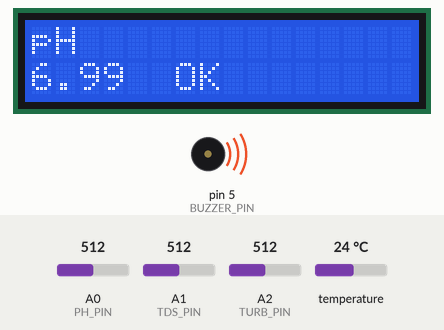
This program was run on a simulated Arduino Uno, built with avr-gcc and run on an emulated ATmega328P. On the bench: 16×2 character LCD, buzzer (waves = sounding, pin HIGH). The test bench sets the inputs (shaded band); at power-on: A0 (PH_PIN) = 512, A1 (TDS_PIN) = 512, A2 (TURB_PIN) = 512, temperature 24 °C. What the program prints to the serial monitor is not drawn.

Above: at 3.8 s.
3.9 s: A0 (PH_PIN) set to 716
At 6.2 s:
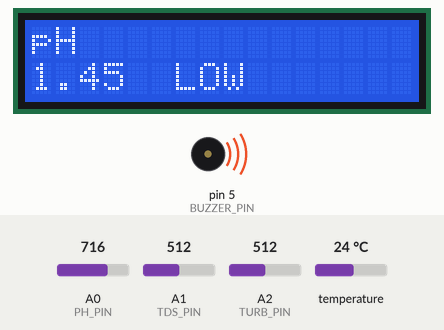
8.7 s: A1 (TDS_PIN) set to 115
At 10.4 s:
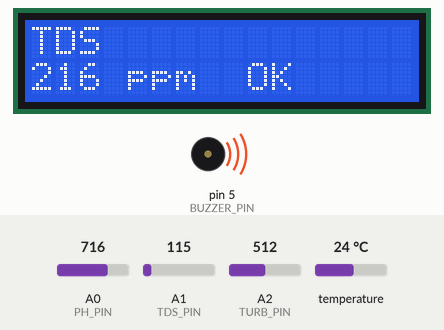
12.7 s: A2 (TURB_PIN) set to 992
At 13.5 s:
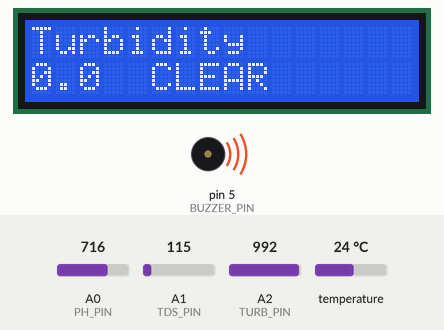
16.7 s: A0 (PH_PIN) set to 538
20.7 s: A0 (PH_PIN) set to 516
At 21.9 s:
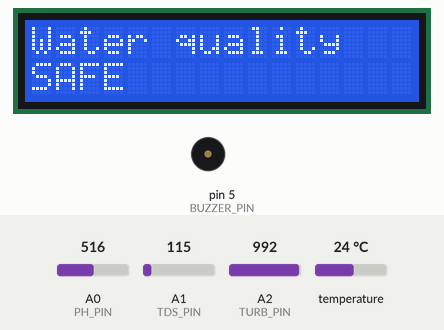
24.7 s: A0 (PH_PIN) set to 470
At 26.2 s:
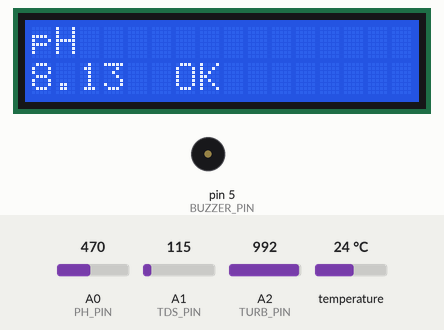
28.7 s: A0 (PH_PIN) set to 442
At 36.2 s:
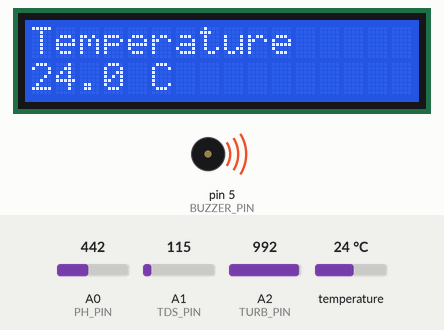
Timing chart, 0 to 37.7 s (numbered marks = the images above; inputs shaded):
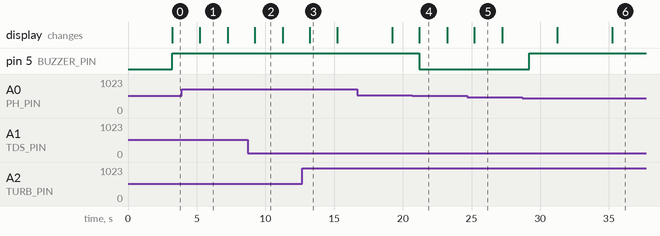

The program:

main.cpp
```cpp
#include <Arduino.h>
#include <Wire.h>
#include <LiquidCrystal_I2C.h>
#include <OneWire.h>
#include <DallasTemperature.h>

// ---------- Pins ----------
const uint8_t PH_PIN       = A0;
const uint8_t TDS_PIN      = A1;
const uint8_t TURB_PIN     = A2;
const uint8_t ONE_WIRE_PIN = 2;   // DS18B20 data (with 4.7k pull-up to 5V)
const uint8_t BUZZER_PIN   = 5;
// LCD I2C: SDA = A4, SCL = A5

// ---------- Settings (adjust these) ----------
const bool  ALERTS_ENABLED = true;   // false = buzzer muted (screen still shows SAFE/UNSAFE)
const bool  VERDICT_FIRST  = true;   // true = SAFE/UNSAFE is the first screen
const bool  ACTIVE_BUZZER  = true;   // true = sounds when given 5V, false = passive buzzer
const float PH_OFFSET      = 0.0;    // tune with a pH 7 buffer

// ---------- Limits ----------
const float PH_MIN = 6.5, PH_MAX = 8.5;
const float TDS_MAX = 500.0;         // ppm
const float TURB_MAX = 5.0;          // rough scale, see readTurbidity()

// ---------- Timing ----------
const unsigned long READ_MS = 2000;  // read sensors
const unsigned long PAGE_MS = 3000;  // time each screen stays up
const uint8_t SCREENS = 5;           // verdict, pH, TDS, turbidity, temperature

LiquidCrystal_I2C lcd(0x27, 16, 2);  // try 0x3F if the screen stays blank
OneWire oneWire(ONE_WIRE_PIN);
DallasTemperature tempSensor(&oneWire);

float phValue = 7.0, tdsValue = 0, turbidity = 0, tempC = 25.0;
bool alertActive = false;
bool buzzerOn = false;
uint8_t page = 0;
unsigned long lastRead = 0, lastPage = 0;

// Average several samples to reduce noise
float readVoltage(uint8_t pin, uint8_t samples = 20) {
  long sum = 0;
  for (uint8_t i = 0; i < samples; i++) {
    sum += analogRead(pin);
    delay(5);
  }
  return (sum / (float)samples) * 5.0 / 1023.0;
}

float readPH() {
  float v = readVoltage(PH_PIN);
  // Typical module: about 2.5 V at pH 7 and 0.18 V per pH unit
  return 7.0 + ((2.5 - v) / 0.18) + PH_OFFSET;
}

float readTDS(float temperature) {
  float v = readVoltage(TDS_PIN);
  float vc = v / (1.0 + 0.02 * (temperature - 25.0));   // temperature compensation
  float tds = (133.42 * vc * vc * vc - 255.86 * vc * vc + 857.39 * vc) * 0.5;
  return tds < 0 ? 0 : tds;
}

float readTurbidity() {
  float v = readVoltage(TURB_PIN);
  // About 4.2 V in clear water, lower voltage means cloudier.
  // Rough scale, compare against clear water and adjust.
  float val = (4.2 - v) * 7.14;
  return val < 0 ? 0 : val;
}

void readSensors() {
  tempSensor.requestTemperatures();
  float t = tempSensor.getTempCByIndex(0);
  if (t != DEVICE_DISCONNECTED_C && t > -50 && t < 125) tempC = t;

  phValue   = readPH();
  tdsValue  = readTDS(tempC);
  turbidity = readTurbidity();
}

// Short reason if the water quality is bad, or nullptr if it is safe
const char* waterProblem() {
  if (phValue < PH_MIN) return "pH too low";
  if (phValue > PH_MAX) return "pH too high";
  if (tdsValue > TDS_MAX) return "TDS too high";
  if (turbidity > TURB_MAX) return "Too cloudy";
  return nullptr;
}

bool checkAlert() {
  if (!ALERTS_ENABLED) return false;
  return waterProblem() != nullptr;
}

// Print a line padded to 16 characters so no lcd.clear() flicker
void printRow(uint8_t row, const char* text) {
  char buf[17];
  snprintf(buf, sizeof(buf), "%-16s", text);
  lcd.setCursor(0, row);
  lcd.print(buf);
}

void showScreen(uint8_t s) {
  char a[10], line[17];
  switch (s) {
    case 0:  // pH
      printRow(0, "pH");
      dtostrf(phValue, 4, 2, a);
      snprintf(line, sizeof(line), "%s  %s", a,
               phValue < PH_MIN ? "LOW" : (phValue > PH_MAX ? "HIGH" : "OK"));
      printRow(1, line);
      break;
    case 1:  // TDS
      printRow(0, "TDS");
      dtostrf(tdsValue, 1, 0, a);
      snprintf(line, sizeof(line), "%s ppm  %s", a, tdsValue > TDS_MAX ? "HIGH" : "OK");
      printRow(1, line);
      break;
    case 2:  // Turbidity
      printRow(0, "Turbidity");
      dtostrf(turbidity, 1, 1, a);
      snprintf(line, sizeof(line), "%s  %s", a, turbidity > TURB_MAX ? "CLOUDY" : "CLEAR");
      printRow(1, line);
      break;
    case 3:  // Temperature
      printRow(0, "Temperature");
      dtostrf(tempC, 1, 1, a);
      snprintf(line, sizeof(line), "%s C", a);
      printRow(1, line);
      break;
    case 4: {  // Verdict
      const char* p = waterProblem();
      if (p == nullptr) {
        printRow(0, "Water quality");
        printRow(1, "SAFE");
      } else {
        printRow(0, p);
        printRow(1, "UNSAFE");
      }
      break;
    }
  }
}

void showPage() {
  // page 0..4 in time order; shift so the verdict screen comes first if wanted
  uint8_t s = VERDICT_FIRST ? (page + SCREENS - 1) % SCREENS : page;
  showScreen(s);
}

void printSerial() {
  const char* p = waterProblem();
  Serial.print("pH=");    Serial.print(phValue, 2);
  Serial.print(" TDS=");  Serial.print(tdsValue, 0);
  Serial.print(" Turb="); Serial.print(turbidity, 1);
  Serial.print(" Temp="); Serial.print(tempC, 1);
  Serial.print(" ");      Serial.println(p == nullptr ? "SAFE" : "UNSAFE");
}

// Buzzer sounds without pause while the water is UNSAFE, and stops when it is SAFE again
void handleAlert() {
  if (alertActive && !buzzerOn) {
    if (ACTIVE_BUZZER) digitalWrite(BUZZER_PIN, HIGH);
    else tone(BUZZER_PIN, 2000);
    buzzerOn = true;
  } else if (!alertActive && buzzerOn) {
    if (ACTIVE_BUZZER) digitalWrite(BUZZER_PIN, LOW);
    else noTone(BUZZER_PIN);
    buzzerOn = false;
  }
}

void setup() {
  Serial.begin(9600);
  pinMode(BUZZER_PIN, OUTPUT);
  digitalWrite(BUZZER_PIN, LOW);

  lcd.init();
  lcd.backlight();
  printRow(0, "AquaIntel");
  printRow(1, "Starting...");
  tempSensor.begin();
  delay(2000);
}

void loop() {
  unsigned long now = millis();

  if (now - lastRead >= READ_MS) {
    lastRead = now;
    readSensors();
    alertActive = checkAlert();
    printSerial();
    showPage();            // refresh the numbers on the current screen
  }

  if (now - lastPage >= PAGE_MS) {
    lastPage = now;
    page = (page + 1) % SCREENS;
    showPage();
  }

  handleAlert();
}
```

Measured:
- the behaviour switches between 530 and 529 on A0 (PH_PIN) (found by bisection; images 3 and 4)
- the behaviour switches between 457 and 456 on A0 (PH_PIN) (found by bisection; images 5 and 6)
- after the input at 3.9 s, the display: changes after 1.3 s (image 1)
- after the input at 8.7 s, the display: changes after 0.51 s (image 2)
- after the input at 12.7 s, the display: changes after 0.51 s (image 3)
- after the input at 20.7 s, pin 5 (BUZZER_PIN): HIGH → LOW after 0.51 s; the display: changes after 0.51 s (image 4)
- after the input at 24.7 s, the display: changes after 0.51 s (image 5)
- after the input at 28.7 s, pin 5 (BUZZER_PIN): LOW → HIGH after 0.51 s
